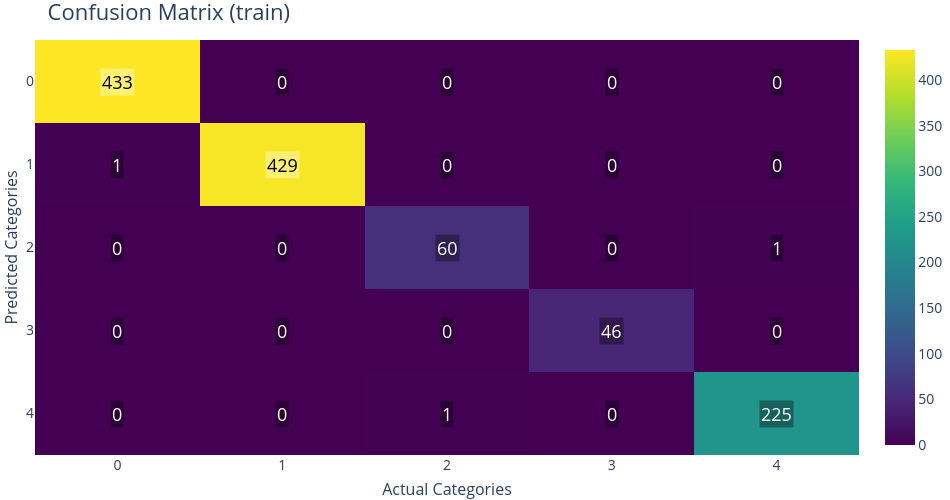

Notebook code for this chart:
### Markdown cell above
### For training portion

### Code cell
fig_cm = pyg.PlotConfusionMatrix(split="train")
fig_cm.show()

### Figure 1 — Plotly figure (JSON) as saved in the notebook; plotly's stock layout.template omitted (floating-point values rounded to 4 significant figures)
{"data": [{"colorbar": {"tickfont": {"size": 14}, "title": {"font": {"size": 16}}}, "colorscale": [[0, "rgb(68, 1, 84)"], [0.1111, "rgb(72, 40, 120)"], [0.2222, "rgb(62, 73, 137)"], [0.3333, "rgb(49, 104, 142)"], [0.4444, "rgb(38, 130, 142)"], [0.5556, "rgb(31, 158, 137)"], [0.6667, "rgb(53, 183, 121)"], [0.7778, "rgb(110, 206, 88)"], [0.8889, "rgb(181, 222, 43)"], [1, "rgb(253, 231, 37)"]], "showscale": true, "type": "heatmap", "x": [0, 1, 2, 3, 4], "y": [0, 1, 2, 3, 4], "z": [[433, 0, 0, 0, 0], [1, 429, 0, 0, 0], [0, 0, 60, 0, 1], [0, 0, 0, 46, 0], [0, 0, 1, 0, 225]], "zmax": 433, "zmin": 0}], "layout": {"annotations": [{"bgcolor": "rgba(255,255,255,0.35)", "font": {"color": "black", "size": 18}, "opacity": 1, "showarrow": false, "text": "433", "x": 0, "xref": "x", "y": 0, "yref": "y"}, {"bgcolor": "rgba(0,0,0,0.35)", "font": {"color": "white", "size": 18}, "opacity": 1, "showarrow": false, "text": "0", "x": 1, "xref": "x", "y": 0, "yref": "y"}, {"bgcolor": "rgba(0,0,0,0.35)", "font": {"color": "white", "size": 18}, "opacity": 1, "showarrow": false, "text": "0", "x": 2, "xref": "x", "y": 0, "yref": "y"}, {"bgcolor": "rgba(0,0,0,0.35)", "font": {"color": "white", "size": 18}, "opacity": 1, "showarrow": false, "text": "0", "x": 3, "xref": "x", "y": 0, "yref": "y"}, {"bgcolor": "rgba(0,0,0,0.35)", "font": {"color": "white", "size": 18}, "opacity": 1, "showarrow": false, "text": "0", "x": 4, "xref": "x", "y": 0, "yref": "y"}, {"bgcolor": "rgba(0,0,0,0.35)", "font": {"color": "white", "size": 18}, "opacity": 1, "showarrow": false, "text": "1", "x": 0, "xref": "x", "y": 1, "yref": "y"}, {"bgcolor": "rgba(255,255,255,0.35)", "font": {"color": "black", "size": 18}, "opacity": 1, "showarrow": false, "text": "429", "x": 1, "xref": "x", "y": 1, "yref": "y"}, {"bgcolor": "rgba(0,0,0,0.35)", "font": {"color": "white", "size": 18}, "opacity": 1, "showarrow": false, "text": "0", "x": 2, "xref": "x", "y": 1, "yref": "y"}, {"bgcolor": "rgba(0,0,0,0.35)", "font": {"color": "white", "size": 18}, "opacity": 1, "showarrow": false, "text": "0", "x": 3, "xref": "x", "y": 1, "yref": "y"}, {"bgcolor": "rgba(0,0,0,0.35)", "font": {"color": "white", "size": 18}, "opacity": 1, "showarrow": false, "text": "0", "x": 4, "xref": "x", "y": 1, "yref": "y"}, {"bgcolor": "rgba(0,0,0,0.35)", "font": {"color": "white", "size": 18}, "opacity": 1, "showarrow": false, "text": "0", "x": 0, "xref": "x", "y": 2, "yref": "y"}, {"bgcolor": "rgba(0,0,0,0.35)", "font": {"color": "white", "size": 18}, "opacity": 1, "showarrow": false, "text": "0", "x": 1, "xref": "x", "y": 2, "yref": "y"}, {"bgcolor": "rgba(0,0,0,0.35)", "font": {"color": "white", "size": 18}, "opacity": 1, "showarrow": false, "text": "60", "x": 2, "xref": "x", "y": 2, "yref": "y"}, {"bgcolor": "rgba(0,0,0,0.35)", "font": {"color": "white", "size": 18}, "opacity": 1, "showarrow": false, "text": "0", "x": 3, "xref": "x", "y": 2, "yref": "y"}, {"bgcolor": "rgba(0,0,0,0.35)", "font": {"color": "white", "size": 18}, "opacity": 1, "showarrow": false, "text": "1", "x": 4, "xref": "x", "y": 2, "yref": "y"}, {"bgcolor": "rgba(0,0,0,0.35)", "font": {"color": "white", "size": 18}, "opacity": 1, "showarrow": false, "text": "0", "x": 0, "xref": "x", "y": 3, "yref": "y"}, {"bgcolor": "rgba(0,0,0,0.35)", "font": {"color": "white", "size": 18}, "opacity": 1, "showarrow": false, "text": "0", "x": 1, "xref": "x", "y": 3, "yref": "y"}, {"bgcolor": "rgba(0,0,0,0.35)", "font": {"color": "white", "size": 18}, "opacity": 1, "showarrow": false, "text": "0", "x": 2, "xref": "x", "y": 3, "yref": "y"}, {"bgcolor": "rgba(0,0,0,0.35)", "font": {"color": "white", "size": 18}, "opacity": 1, "showarrow": false, "text": "46", "x": 3, "xref": "x", "y": 3, "yref": "y"}, {"bgcolor": "rgba(0,0,0,0.35)", "font": {"color": "white", "size": 18}, "opacity": 1, "showarrow": false, "text": "0", "x": 4, "xref": "x", "y": 3, "yref": "y"}, {"bgcolor": "rgba(0,0,0,0.35)", "font": {"color": "white", "size": 18}, "opacity": 1, "showarrow": false, "text": "0", "x": 0, "xref": "x", "y": 4, "yref": "y"}, {"bgcolor": "rgba(0,0,0,0.35)", "font": {"color": "white", "size": 18}, "opacity": 1, "showarrow": false, "text": "0", "x": 1, "xref": "x", "y": 4, "yref": "y"}, {"bgcolor": "rgba(0,0,0,0.35)", "font": {"color": "white", "size": 18}, "opacity": 1, "showarrow": false, "text": "1", "x": 2, "xref": "x", "y": 4, "yref": "y"}, {"bgcolor": "rgba(0,0,0,0.35)", "font": {"color": "white", "size": 18}, "opacity": 1, "showarrow": false, "text": "0", "x": 3, "xref": "x", "y": 4, "yref": "y"}, {"bgcolor": "rgba(0,0,0,0.35)", "font": {"color": "white", "size": 18}, "opacity": 1, "showarrow": false, "text": "225", "x": 4, "xref": "x", "y": 4, "yref": "y"}], "font": {"size": 16}, "height": 500, "margin": {"b": 0, "l": 0, "r": 0, "t": 40}, "paper_bgcolor": "RGBA(0,0,0,0)", "plot_bgcolor": "RGBA(0,0,0,0)", "title": {"font": {"size": 22}, "text": "Confusion Matrix (train)"}, "width": 950, "xaxis": {"gridcolor": "rgba(0,0,0,0.08)", "mirror": false, "showgrid": true, "showline": false, "tickangle": 0, "tickfont": {"size": 14}, "tickmode": "array", "ticktext": ["0", "1", "2", "3", "4"], "tickvals": [0, 1, 2, 3, 4], "title": {"font": {"size": 16}, "text": "Actual Categories"}, "zeroline": false}, "yaxis": {"autorange": "reversed", "gridcolor": "rgba(0,0,0,0.08)", "mirror": false, "showgrid": true, "showline": false, "tickfont": {"size": 14}, "tickmode": "array", "ticktext": ["0", "1", "2", "3", "4"], "tickvals": [0, 1, 2, 3, 4], "title": {"font": {"size": 16}, "text": "Predicted Categories"}, "zeroline": false}}}
